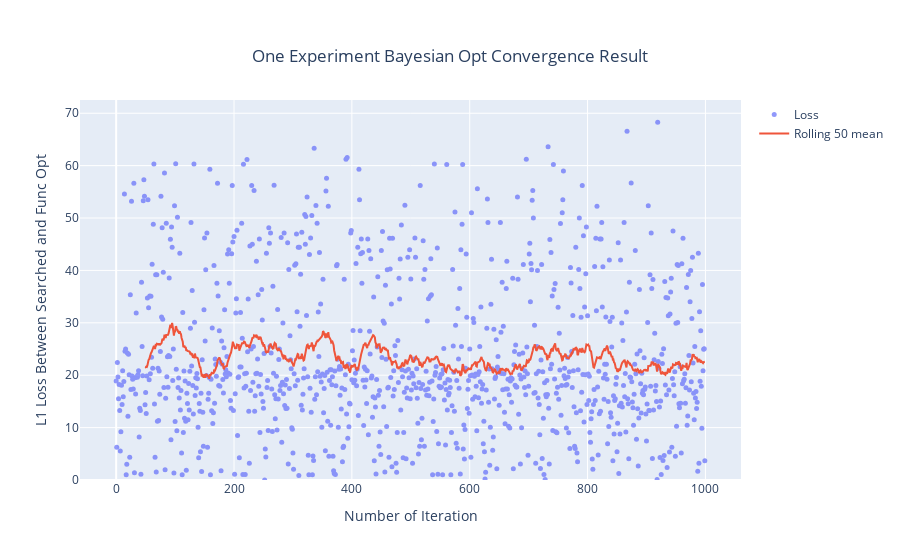

Here is the notebook cell this chart was saved with:
### Code cell
import plotly.graph_objs as go

fig = go.Figure()
moving_avg_list = []
for key, gp in df.groupby('random_state'):
    moving_avg_list.append(abs(gp.sort_values('num_exp')['reward'] - opt))

x = moving_avg_list[4]
y = moving_avg_list[0]
fig.add_trace(go.Scatter(x=list(range(len(y))), y=y, mode='markers', opacity=0.7, marker={'size': 5}, name='Loss'))
fig.add_trace(go.Scatter(x=list(range(len(y))), y=y.rolling(50).mean(), mode='lines', name='Rolling 50 mean'))

fig.update_layout(
    title={
        "text": "One Experiment Bayesian Opt Convergence Result",
        'x': 0.5,
        'xanchor': 'center',
        'yanchor': 'top'
    },
    xaxis_title="Number of Iteration",
    yaxis_title="L1 Loss Between Searched and Func Opt",
)
fig.update_yaxes(rangemode="tozero")

fig.show()

### Figure 1 — Plotly figure (JSON) as saved in the notebook; plotly's stock layout.template omitted (floating-point values rounded to 4 significant figures; data arrays with more than 128 entries replaced by an {"elided": "..."} marker saying what was removed)
{"data": [{"marker": {"size": 5}, "mode": "markers", "name": "Loss", "opacity": 0.7, "type": "scatter", "x": {"elided": "1000 int values"}, "y": {"elided": "1000 float values"}}, {"mode": "lines", "name": "Rolling 50 mean", "type": "scatter", "x": {"elided": "1000 int values"}, "y": {"elided": "1000 float values"}}], "layout": {"title": {"text": "One Experiment Bayesian Opt Convergence Result", "x": 0.5, "xanchor": "center", "yanchor": "top"}, "xaxis": {"title": {"text": "Number of Iteration"}}, "yaxis": {"rangemode": "tozero", "title": {"text": "L1 Loss Between Searched and Func Opt"}}}}
